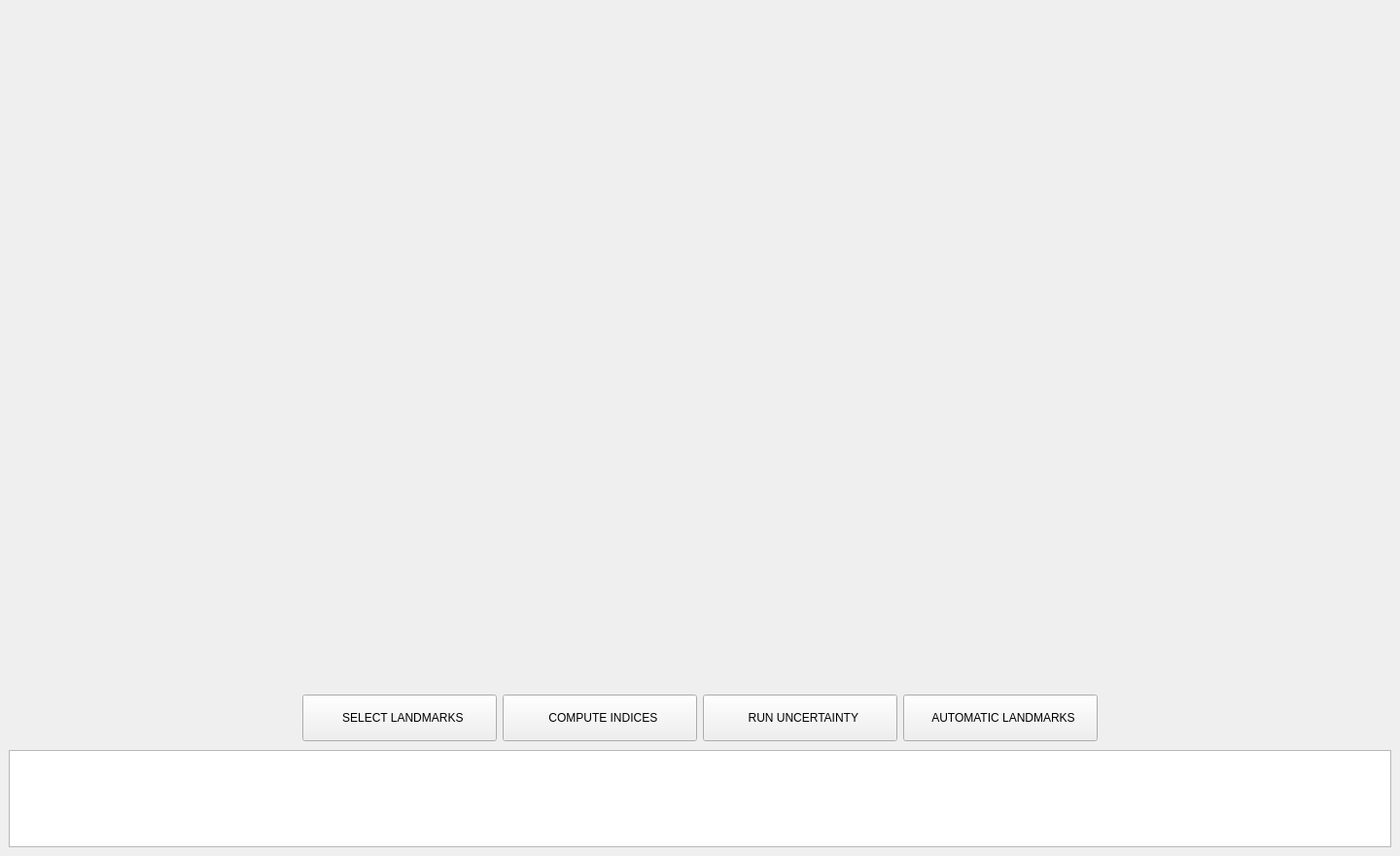
<?xml version="1.0" encoding="UTF-8"?>
<ui version="4.0">
 <class>MainWindow</class>
 <widget class="QMainWindow" name="MainWindow">
  <property name="geometry">
   <rect>
    <x>0</x>
    <y>0</y>
    <width>1440</width>
    <height>880</height>
   </rect>
  </property>
  <property name="windowTitle">
   <string>SIV — Assimmetry Analysis</string>
  </property>
  <widget class="QWidget" name="centralwidget">
   <layout class="QVBoxLayout" name="verticalLayout_main">
    <property name="spacing">
     <number>0</number>
    </property>
    <item>
     <widget class="QLabel" name="label_picking_hint">
      <property name="sizePolicy">
       <sizepolicy hsizetype="Expanding" vsizetype="Fixed">
        <horstretch>0</horstretch>
        <verstretch>0</verstretch>
       </sizepolicy>
      </property>
      <property name="maximumSize">
       <size>
        <width>16777215</width>
        <height>36</height>
       </size>
      </property>
      <property name="visible">
       <bool>false</bool>
      </property>
      <property name="text">
       <string/>
      </property>
      <property name="alignment">
       <set>Qt::AlignmentFlag::AlignCenter</set>
      </property>
     </widget>
    </item>
    <item>
     <widget class="QWidget" name="viewport_container" native="true">
      <property name="sizePolicy">
       <sizepolicy hsizetype="Expanding" vsizetype="Expanding">
        <horstretch>0</horstretch>
        <verstretch>10</verstretch>
       </sizepolicy>
      </property>
     </widget>
    </item>
    <item>
     <widget class="QWidget" name="action_bar" native="true">
      <property name="sizePolicy">
       <sizepolicy hsizetype="Expanding" vsizetype="Fixed">
        <horstretch>0</horstretch>
        <verstretch>0</verstretch>
       </sizepolicy>
      </property>
      <property name="maximumSize">
       <size>
        <width>16777215</width>
        <height>70</height>
       </size>
      </property>
      <property name="visible">
       <bool>false</bool>
      </property>
      <layout class="QHBoxLayout" name="horizontalLayout_actions">
       <item>
        <spacer name="horizontalSpacer_left">
         <property name="orientation">
          <enum>Qt::Orientation::Horizontal</enum>
         </property>
         <property name="sizeType">
          <enum>QSizePolicy::Policy::Expanding</enum>
         </property>
         <property name="sizeHint" stdset="0">
          <size>
           <width>40</width>
           <height>20</height>
          </size>
         </property>
        </spacer>
       </item>
       <item>
        <widget class="QPushButton" name="qpushButton_landmarks">
         <property name="minimumSize">
          <size>
           <width>200</width>
           <height>48</height>
          </size>
         </property>
         <property name="maximumSize">
          <size>
           <width>300</width>
           <height>48</height>
          </size>
         </property>
         <property name="text">
          <string>  SELECT LANDMARKS</string>
         </property>
        </widget>
       </item>
       <item>
        <widget class="QPushButton" name="qpushButton_compute">
         <property name="minimumSize">
          <size>
           <width>200</width>
           <height>48</height>
          </size>
         </property>
         <property name="maximumSize">
          <size>
           <width>300</width>
           <height>48</height>
          </size>
         </property>
         <property name="visible">
          <bool>false</bool>
         </property>
         <property name="text">
          <string>  COMPUTE INDICES</string>
         </property>
        </widget>
       </item>
       <item>
        <widget class="QPushButton" name="qpushButton_uncertainty">
         <property name="minimumSize">
          <size>
           <width>200</width>
           <height>48</height>
          </size>
         </property>
         <property name="maximumSize">
          <size>
           <width>300</width>
           <height>48</height>
          </size>
         </property>
         <property name="visible">
          <bool>false</bool>
         </property>
         <property name="text">
          <string>  RUN UNCERTAINTY</string>
         </property>
        </widget>
       </item>
       <item>
        <widget class="QPushButton" name="qpushButton_automatic">
         <property name="minimumSize">
          <size>
           <width>200</width>
           <height>48</height>
          </size>
         </property>
         <property name="maximumSize">
          <size>
           <width>300</width>
           <height>48</height>
          </size>
         </property>
         <property name="text">
          <string>  AUTOMATIC LANDMARKS</string>
         </property>
        </widget>
       </item>
       <item>
        <spacer name="horizontalSpacer_right">
         <property name="orientation">
          <enum>Qt::Orientation::Horizontal</enum>
         </property>
         <property name="sizeType">
          <enum>QSizePolicy::Policy::Expanding</enum>
         </property>
         <property name="sizeHint" stdset="0">
          <size>
           <width>40</width>
           <height>20</height>
          </size>
         </property>
        </spacer>
       </item>
      </layout>
     </widget>
    </item>
    <item>
     <widget class="QTextEdit" name="textEdit_log">
      <property name="sizePolicy">
       <sizepolicy hsizetype="Expanding" vsizetype="Fixed">
        <horstretch>0</horstretch>
        <verstretch>0</verstretch>
       </sizepolicy>
      </property>
      <property name="maximumSize">
       <size>
        <width>16777215</width>
        <height>100</height>
       </size>
      </property>
      <property name="readOnly">
       <bool>true</bool>
      </property>
     </widget>
    </item>
   </layout>
  </widget>
  <widget class="QMenuBar" name="menubar">
   <property name="geometry">
    <rect>
     <x>0</x>
     <y>0</y>
     <width>1440</width>
     <height>17</height>
    </rect>
   </property>
  </widget>
 </widget>
 <resources/>
 <connections/>
</ui>
